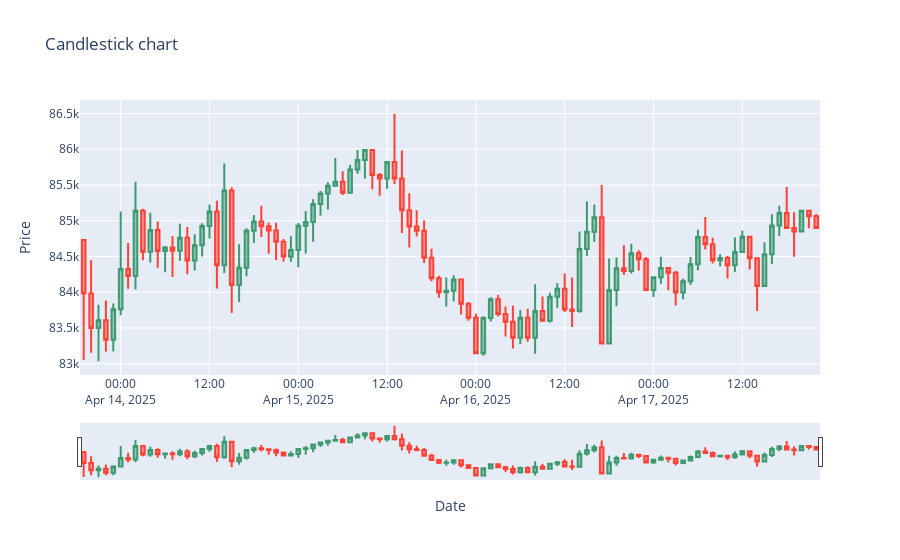

Source (notebook cell):
### Markdown cell above
We can plot the bench, candle style and interact with.

### Code cell
from tools import plot_asset_candle

plot_asset_candle(bench, 100)
